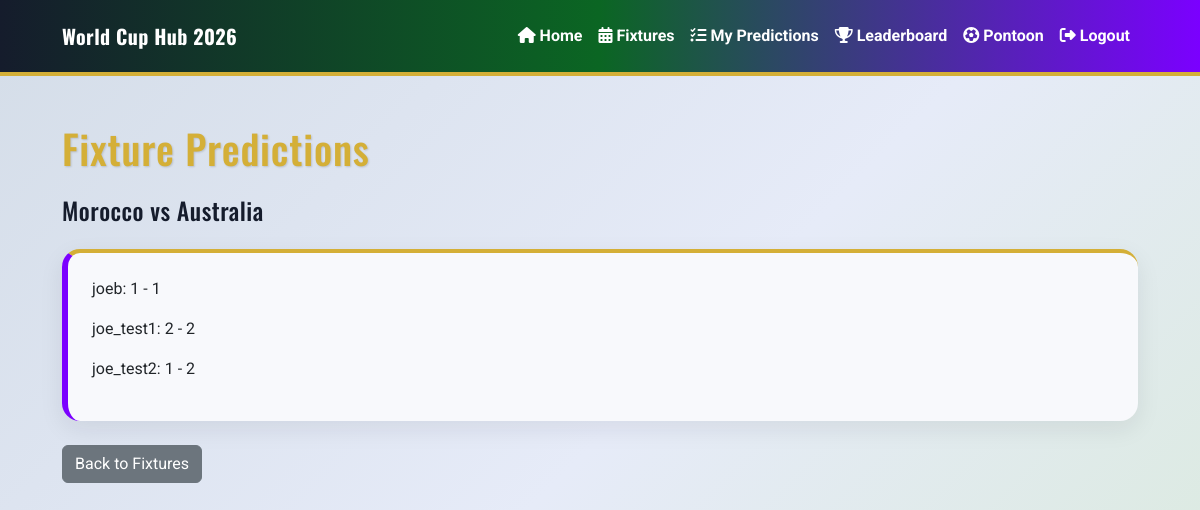
The app's page /fixtures/32/predictions/ (signed in) with its own data.
### predictor/models.py (models this page shows, shortened)
class Fixture(models.Model):
    STAGE_CHOICES = [
        ('Group Stage', 'Group Stage'),
        ('Round of 32', 'Round of 32'),
        ('Round of 16', 'Round of 16'),
        ('Quarterfinals', 'Quarterfinals'),
        ('Semifinals', 'Semifinals'),
        ('Final', 'Final'),
    ]
    home_team = models.ForeignKey(
        Team,
        on_delete=models.CASCADE,
        related_name='home_fixtures'
    )
    away_team = models.ForeignKey(
        Team,
        on_delete=models.CASCADE,
        related_name='away_fixtures'
    )
    stadium = models.ForeignKey(
        Stadium,
        on_delete=models.SET_NULL,
        related_name='fixtures',
        null=True,
        blank=True
    )
    stage = models.CharField(max_length=20, choices=STAGE_CHOICES)
    matchday = models.PositiveIntegerField(
        blank=True,
        null=True
    )
    kickoff_time = models.DateTimeField()
    home_team_score = models.PositiveIntegerField(blank=True, null=True)
    away_team_score = models.PositiveIntegerField(blank=True, null=True)
    class Meta:
        ordering = ['kickoff_time']
    def predictions_locked(self):
        lock_time = self.kickoff_time + timedelta(minutes=1)
        return timezone.now() >= lock_time

class Team(models.Model):
    GROUP_CHOICES = [
        ('A', 'Group A'),
        ('B', 'Group B'),
        ('C', 'Group C'),
        ('D', 'Group D'),
        ('E', 'Group E'),
        ('F', 'Group F'),
        ('G', 'Group G'),
        ('H', 'Group H'),
        ('I', 'Group I'),
        ('J', 'Group J'),
        ('K', 'Group K'),
        ('L', 'Group L'),
    ]
    name = models.CharField(max_length=100)
    group = models.CharField(max_length=1, choices=GROUP_CHOICES)
    manager = models.CharField(max_length=100, blank=True, null=True)
    captain = models.CharField(max_length=100, blank=True, null=True)
    best_world_cup_finish = models.CharField(max_length=100, blank=True, null=True)
    best_world_cup_year = models.CharField(max_length=100, blank=True, null=True)
    def __str__(self):
        return self.name

class Prediction(models.Model):
    user = models.ForeignKey(
        User,
        on_delete=models.CASCADE,
        related_name='predictions'
    )
    fixture = models.ForeignKey(
        Fixture,
        on_delete=models.CASCADE,
        related_name='predictions'
    )
    predicted_home_score = models.PositiveIntegerField()
    predicted_away_score = models.PositiveIntegerField()
    points_awarded = models.IntegerField(default=0)
    created_at = models.DateTimeField(auto_now_add=True)
    class Meta:
        unique_together = ('user', 'fixture')
        ordering = ['fixture__kickoff_time']

### predictor/views.py (the view)
@login_required
def fixture_predictions(request, fixture_id):
    fixture = get_object_or_404(Fixture, id=fixture_id)
    predictions = Prediction.objects.filter(
        fixture=fixture
    )
    context = {
        "fixture": fixture,
        "predictions": predictions,
    }
    return render(
        request,
        "predictor/fixture_predictions.html",
        context,
    )

### predictor/templates/predictor/fixture_predictions.html
{% extends "base.html" %} {% block title %} Fixture Predictions | World Cup Hub 2026 {% endblock %} {% block content %}
<section class="container py-5">
  <h1 class="mb-4">Fixture Predictions</h1>
  <h2 class="h4 mb-4">{{ fixture.home_team }} vs {{ fixture.away_team }}</h2>
  {% if fixture.predictions_locked %}
  <div class="card shadow-sm">
    <div class="card-body">
      {% for prediction in predictions %}
      <p>{{ prediction.user.username }}: {{ prediction.predicted_home_score }} - {{ prediction.predicted_away_score }}</p>
      {% empty %}
      <p>No predictions were submitted for this fixture.</p>
      {% endfor %}
    </div>
  </div>
  {% else %}
  <div class="alert alert-warning">Predictions are hidden until this fixture is locked.</div>
  {% endif %}
  <a href="{% url 'fixtures' %}" class="btn btn-secondary mt-4"> Back to Fixtures </a>
</section>
{% endblock %}

### static/css/style.css (style rules this page uses)
:root { --wc-purple: #7b00ff; --wc-blue: #0066ff; --wc-red: #ff2b2b; --wc-green: #00843d; --wc-pitch-green: #0b6623; --wc-gold: #d4af37; --wc-gold-light: #f5d76e; --wc-dark: #151c2c; --wc-light: #eef1ff; --wc-card: #f8f9fc; --wc-white: #ffffff; }
body { background: linear-gradient( 135deg, #d4dde8 0%, #e6ebf8 50%, #d8ead8 100% ); color: var(--wc-dark); font-family: "Roboto", Arial, sans-serif; }
.container { max-width: 1100px; }
h1, h2, h3, h4, h5, .navbar-brand { font-family: "Oswald", sans-serif; letter-spacing: 0.02em; }
h1 { color: var(--wc-gold); text-shadow: 1px 1px 2px rgba(0, 0, 0, 0.15); }
h2, h3, h4, h5 { color: var(--wc-dark); }
.card { background: var(--wc-card); border: none; border-top: 4px solid var(--wc-gold); border-radius: 18px; box-shadow: 0 8px 24px rgba(21, 28, 44, 0.08) !important; }
.card-body { padding: 1.5rem; }
.fixture-card, .card.shadow-sm { border-left: 6px solid var(--wc-purple); }

### records on screen
Fixture: home_team "Morocco", away_team "Australia"
Prediction: user.username "joeb", predicted_home_score "1", predicted_away_score "1"
Prediction: user.username "joe_test1", predicted_home_score "2", predicted_away_score "2"
Prediction: user.username "joe_test2", predicted_home_score "1", predicted_away_score "2"
